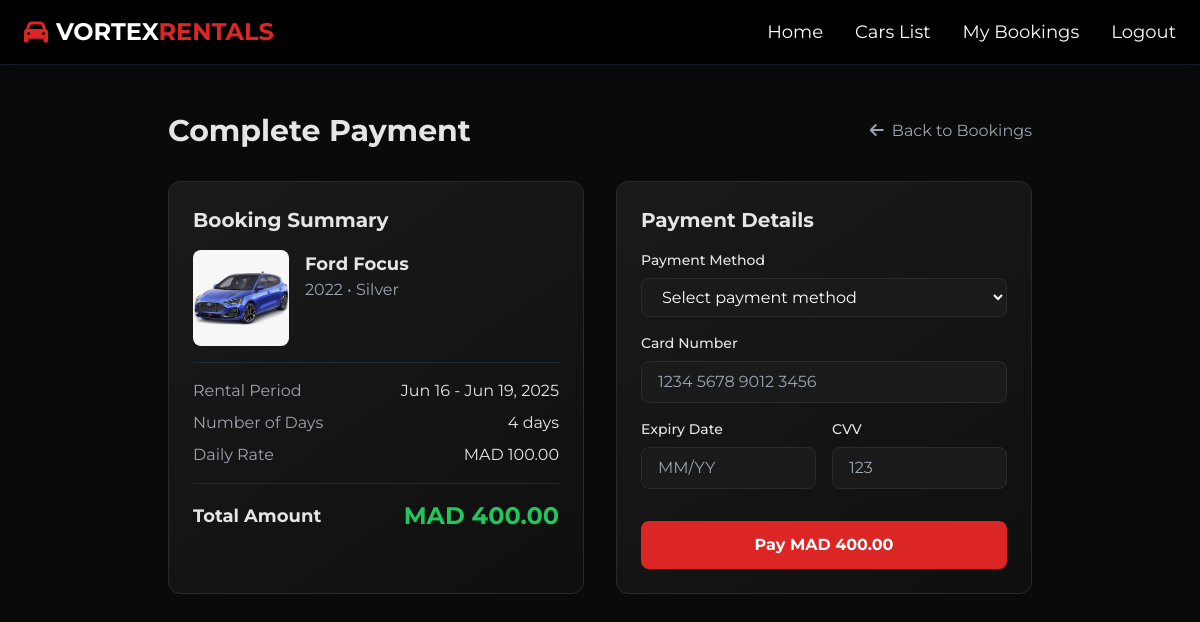
Screenshot of /payment.php?booking_id=7 (signed in) with the database file from the repository.
### tables this page shows
CREATE TABLE `bookings` (
  `id` int NOT NULL AUTO_INCREMENT,
  `car_id` int NOT NULL,
  `user_id` int DEFAULT NULL,
  `user_name` varchar(100) NOT NULL,
  `start_date` date NOT NULL,
  `end_date` date NOT NULL,
  `status` enum('pending','confirmed','cancelled') DEFAULT 'pending',
  `payment_status` enum('pending','paid','failed') NOT NULL DEFAULT 'pending',
  `total_amount` decimal(10,2) DEFAULT NULL,
  `created_at` timestamp NOT NULL DEFAULT CURRENT_TIMESTAMP,
  PRIMARY KEY (`id`),
  KEY `car_id` (`car_id`),
  KEY `bookings_ibfk_2` (`user_id`),
  CONSTRAINT `bookings_ibfk_1` FOREIGN KEY (`car_id`) REFERENCES `cars` (`id`),
  CONSTRAINT `bookings_ibfk_2` FOREIGN KEY (`user_id`) REFERENCES `users` (`id`) ON DELETE SET NULL
);

CREATE TABLE `cars` (
  `id` int NOT NULL AUTO_INCREMENT,
  `car_model_id` int NOT NULL,
  `year` int NOT NULL,
  `color` varchar(30) DEFAULT NULL,
  `mileage` int DEFAULT NULL,
  `transmission` enum('automatic','manual') NOT NULL,
  `fuel_type` enum('petrol','diesel','electric','hybrid') NOT NULL,
  `available` tinyint(1) DEFAULT '1',
  `daily_rate` decimal(10,2) DEFAULT '100.00',
  `created_at` timestamp NOT NULL DEFAULT CURRENT_TIMESTAMP,
  `image_url` varchar(255) DEFAULT NULL,
  PRIMARY KEY (`id`),
  KEY `car_model_id` (`car_model_id`),
  CONSTRAINT `cars_ibfk_1` FOREIGN KEY (`car_model_id`) REFERENCES `car_models` (`id`) ON DELETE CASCADE
);

CREATE TABLE `car_models` (
  `id` int NOT NULL AUTO_INCREMENT,
  `make` varchar(50) NOT NULL,
  `model` varchar(50) NOT NULL,
  PRIMARY KEY (`id`),
  UNIQUE KEY `make` (`make`,`model`)
);

### db.php (called while the page is built, shortened)
<?php
function format_mad($amount) {
    $val = is_numeric($amount) ? floatval($amount) : 0.0;
    return 'MAD ' . number_format($val, 2, '.', ',');
}
?>

### payment.php (the view, shortened to what this page needs)
<?php
require_once 'db.php';
$booking_id = intval($_GET['booking_id']);
$user_id = $_SESSION['user_id'];
$stmt = $conn->prepare("
    SELECT b.*, c.year, c.color, c.image_url, cm.make, cm.model,
           DATEDIFF(b.end_date, b.start_date) + 1 as days,
           COALESCE(c.daily_rate, 100) as daily_rate,
           (DATEDIFF(b.end_date, b.start_date) + 1) * COALESCE(c.daily_rate, 100) as total_amount
    FROM bookings b
    JOIN cars c ON b.car_id = c.id
    JOIN car_models cm ON c.car_model_id = cm.id
    WHERE b.id = ? AND b.user_id = ? AND b.payment_status != 'paid'
");
$stmt->bind_param("ii", $booking_id, $user_id);
$stmt->execute();
$booking = $stmt->get_result()->fetch_assoc();
?>
<!DOCTYPE html>
<html lang="en">
<head>
    <script src="https://cdn.tailwindcss.com"></script>
    <link rel="stylesheet" href="https://cdnjs.cloudflare.com/ajax/libs/font-awesome/6.4.0/css/all.min.css">
</head>
<body class="min-h-screen">
    <nav class="w-full bg-black text-white shadow-lg sticky top-0 z-50 border-b border-gray-900">
        <div class="max-w-7xl mx-auto flex justify-between items-center px-6 py-4">
            <div class="flex items-center space-x-2">
                <i class="fas fa-car text-2xl text-red-600"></i>
                <a href="index.php" class="text-2xl font-bold">VORTEX<span class="text-red-600">RENTALS</span></a>
            </div>
            <div class="hidden md:flex space-x-8 text-lg items-center">
                <a href="index.php" class="nav-link hover:text-red-500 transition">Home</a>
                <a href="carlist.php" class="nav-link hover:text-red-500 transition">Cars List</a>
                <a href="my_bookings.php" class="nav-link hover:text-red-500 transition">My Bookings</a>
                <?php if (isset($_SESSION['user_id'])): ?>
                    <a href="logout.php" class="nav-link hover:text-red-500 transition">Logout</a>
                <?php else: ?>
                    <a href="login.php" class="nav-link hover:text-red-500 transition">Login</a>
                <?php endif; ?>
            </div>
        </div>
    </nav>
    <div class="max-w-4xl mx-auto px-4 py-12">
        <div class="flex justify-between items-center mb-8">
            <h1 class="text-3xl font-bold">Complete Payment</h1>
            <a href="my_bookings.php" class="text-gray-400 hover:text-red-500 transition">
                <i class="fas fa-arrow-left mr-2"></i>Back to Bookings
            </a>
        </div>
        <div class="grid grid-cols-1 md:grid-cols-2 gap-8">
            <div class="payment-card rounded-xl p-6">
                <h2 class="text-xl font-bold mb-4">Booking Summary</h2>
                <div class="space-y-4">
                    <div class="flex items-start space-x-4">
                        <?php if (!empty($booking['image_url'])): ?>
                            <img src="<?php echo htmlspecialchars($booking['image_url']); ?>"
                                 alt="<?php echo htmlspecialchars($booking['make'] . ' ' . $booking['model']); ?>"
                                 class="w-24 h-24 object-cover rounded-lg">
                        <?php else: ?>
                            <div class="w-24 h-24 bg-gray-800 rounded-lg flex items-center justify-center">
                                <i class="fas fa-car text-3xl text-gray-600"></i>
                            </div>
                        <?php endif; ?>
                        <div>
                            <h3 class="text-lg font-bold"><?php echo htmlspecialchars($booking['make'] . ' ' . $booking['model']); ?></h3>
                            <p class="text-gray-400"><?php echo htmlspecialchars($booking['year'] . ' • ' . $booking['color']); ?></p>
                        </div>
                    </div>
                    <div class="border-t border-gray-800 pt-4">
                        <div class="flex justify-between mb-2">
                            <span class="text-gray-400">Rental Period</span>
                            <span><?php echo date('M d', strtotime($booking['start_date'])); ?> - <?php echo date('M d, Y', strtotime($booking['end_date'])); ?></span>
                        </div>
                        <div class="flex justify-between mb-2">
                            <span class="text-gray-400">Number of Days</span>
                            <span><?php echo $booking['days']; ?> days</span>
                        </div>
                        <div class="flex justify-between mb-2">
                            <span class="text-gray-400">Daily Rate</span>
                            <span><?php echo format_mad($booking['daily_rate']); ?></span>
                        </div>
                        <div class="border-t border-gray-800 pt-4 mt-4">
                            <div class="flex justify-between items-center">
                                <span class="text-lg font-bold">Total Amount</span>
                                <span class="text-2xl font-bold text-green-500"><?php echo format_mad($booking['total_amount']); ?></span>
                            </div>
                        </div>
                    </div>
                </div>
            </div>
            <div class="payment-card rounded-xl p-6">
                <h2 class="text-xl font-bold mb-4">Payment Details</h2>
                <form method="post" class="space-y-4">
                    <div>
                        <label class="block text-sm font-medium mb-2">Payment Method</label>
                        <select name="payment_method" class="w-full input-field rounded-lg px-4 py-2 text-white" required>
                            <option value="">Select payment method</option>
                        </select>
                    </div>
                    <div>
                        <label class="block text-sm font-medium mb-2">Card Number</label>
                        <input type="text" name="card_number" placeholder="1234 5678 9012 3456"
                               class="w-full input-field rounded-lg px-4 py-2 text-white"
                               pattern="[0-9\s]{13,19}" maxlength="19" required>
                    </div>
                    <div class="grid grid-cols-2 gap-4">
                        <div>
                            <label class="block text-sm font-medium mb-2">Expiry Date</label>
                            <input type="text" name="expiry_date" placeholder="MM/YY"
                                   class="w-full input-field rounded-lg px-4 py-2 text-white"
                                   pattern="(0[1-9]|1[0-2])\/([0-9]{2})" maxlength="5" required>
                        </div>
                        <div>
                            <label class="block text-sm font-medium mb-2">CVV</label>
                            <input type="text" name="cvv" placeholder="123"
                                   class="w-full input-field rounded-lg px-4 py-2 text-white"
                                   pattern="[0-9]{3,4}" maxlength="4" required>
                        </div>
                    </div>
                    <div class="pt-4">
                        <button type="submit" class="w-full bg-red-600 hover:bg-red-700 text-white font-bold py-3 rounded-lg transition-all transform hover:scale-105">
                            Pay <?php echo format_mad($booking['total_amount']); ?>
                        </button>
                    </div>
                </form>
            </div>
        </div>
    </div>
</body>
</html>

### payment.php (style rules this page uses)
body { font-family: 'Montserrat', sans-serif; background-color: #0a0a0a; color: #e5e5e5; }
.payment-card { background: linear-gradient(145deg, #1a1a1a, #0f0f0f); border: 1px solid #2a2a2a; }
.input-field { background-color: #1a1a1a; border: 1px solid #2a2a2a; transition: all 0.3s ease; }

### rows the page displays
bookings: car.image_url (picture), car_models.make+model "Ford Focus", car.color "2022 • Silver", start_date "Jun 16", end_date "Jun 19, 2025"

### other values shown
$booking['days'] "4"
format_mad($booking['daily_rate']) "MAD 100.00"
format_mad($booking['total_amount']) "MAD 400.00"
